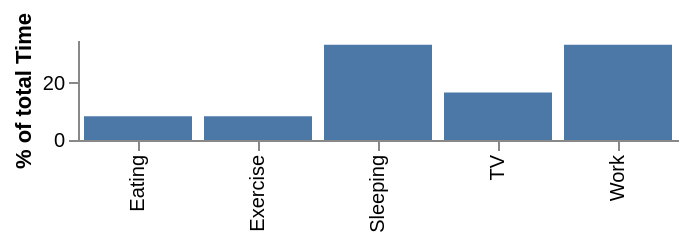

Describe this chart as a Vega-Lite specification.
### Vega-Lite specification from a JSON file in a GitHub repository (floating-point values rounded to 4 significant figures)
{"$schema": "https://vega.github.io/schema/vega-lite/v2.json", "description": "A bar graph showing what activites consume what percentage of the day.", "width": 300, "height": 50, "data": {"values": [{"Activity": "Sleeping", "Time": 8}, {"Activity": "Eating", "Time": 2}, {"Activity": "TV", "Time": 4}, {"Activity": "Work", "Time": 8}, {"Activity": "Exercise", "Time": 2}]}, "transform": [{"window": [{"op": "sum", "field": "Time", "as": "TotalTime"}], "frame": [null, null]}, {"calculate": "datum.Time/datum.TotalTime * 100", "as": "PercentOfTotal"}], "mark": {"type": "bar", "clip": true}, "encoding": {"x": {"field": "Activity", "type": "nominal", "scale": {"rangeStep": 12}, "axis": {"title": ""}}, "y": {"field": "PercentOfTotal", "type": "quantitative", "axis": {"title": "% of total Time", "grid": false}}}, "config": {"view": {"stroke": "transparent"}, "axis": {"domainWidth": 1}}}
